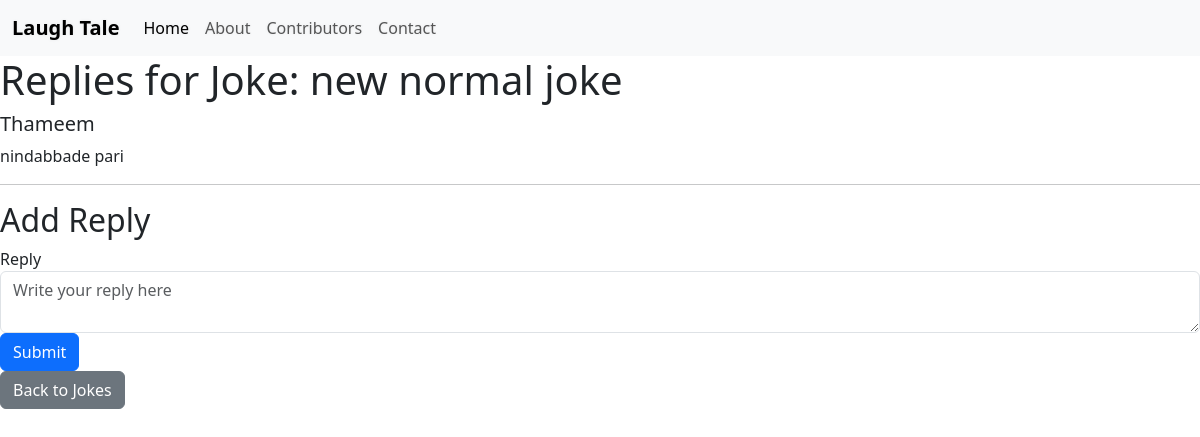
/reply/3 (signed in), run on the app's committed database.
### app.py (models this page shows)
class NormalJoke(db.Model):
    id = db.Column(db.Integer, primary_key=True)
    user_id = db.Column(db.Integer, db.ForeignKey('user.id'), nullable=False)
    date = db.Column(db.DateTime, nullable=False, default=datetime.utcnow)
    joke = db.Column(db.Text, nullable=False)
    likes = db.Column(db.Integer, default=0)  # Add likes attribute here
    dislikes = db.Column(db.Integer, default=0)  # Add dislikes attribute here
    user = db.relationship('User', backref='normal_jokes')

class Reply(db.Model):
    id = db.Column(db.Integer, primary_key=True)
    user_id = db.Column(db.Integer, db.ForeignKey('user.id'), nullable=False)
    joke_id = db.Column(db.Integer, nullable=False)
    content = db.Column(db.Text, nullable=False)
    user = db.relationship('User', backref='replies')

class User(db.Model, UserMixin):
    id = db.Column(db.Integer, primary_key=True)
    username = db.Column(db.String(20), nullable=False, unique=True)
    email = db.Column(db.String(120), nullable=False, unique=True)
    password = db.Column(db.String(80), nullable=False)

### app.py (the view)
@app.route('/reply/<int:joke_id>', methods=['GET', 'POST'])
@login_required
def reply_joke(joke_id):
    joke = NormalJoke.query.get_or_404(joke_id)
    replies = Reply.query.filter_by(joke_id=joke_id).all()
    form = ReplyForm()
    if form.validate_on_submit():
        reply = Reply(user_id=current_user.id, joke_id=joke_id, content=form.content.data)
        db.session.add(reply)
        db.session.commit()
        flash('Your reply has been added.', 'success')
        return redirect(url_for('reply_joke', joke_id=joke_id))
    return render_template('reply_joke.html', joke=joke, replies=replies, form=form)

### app.py
class ReplyForm(FlaskForm):
    content = TextAreaField('Reply', validators=[InputRequired()])
    submit = SubmitField('Submit')

### app.py (called while the page is built)
@login_manager.user_loader
def load_user(user_id):
    return User.query.get(int(user_id))

### templates/reply_joke.html
{% extends 'layout.html' %} {% block title %} Replies {% endblock title %} {%
block body %}
<h1>Replies for Joke: {{ joke.joke }}</h1>
{% for reply in replies %}
<div>
  <h5>{{ reply.user.username }}</h5>
  <p>{{ reply.content }}</p>
  <hr />
</div>
{% endfor %}
<h2>Add Reply</h2>
<form method="POST" action="">
  {{ form.hidden_tag() }} {{ form.content.label }} {{
  form.content(class="form-control", placeholder="Write your reply here") }} {{
  form.submit(class="btn btn-primary") }}
</form>
<a href="{{ url_for('normal_jokes') }}" class="btn btn-secondary"
  >Back to Jokes</a
>
{% endblock body %}

### static/css/form.css (style rules this page uses)
body { background-color: #F3EBF6; font-family: 'Ubuntu', sans-serif; }
a { text-shadow: 0px 0px 3px rgba(117, 117, 117, 0.12); color: #E1BEE7; text-decoration: none; }

### data on the page
NormalJoke: joke "new normal joke"
Reply: user.username "Thameem", content "nindabbade pari"
